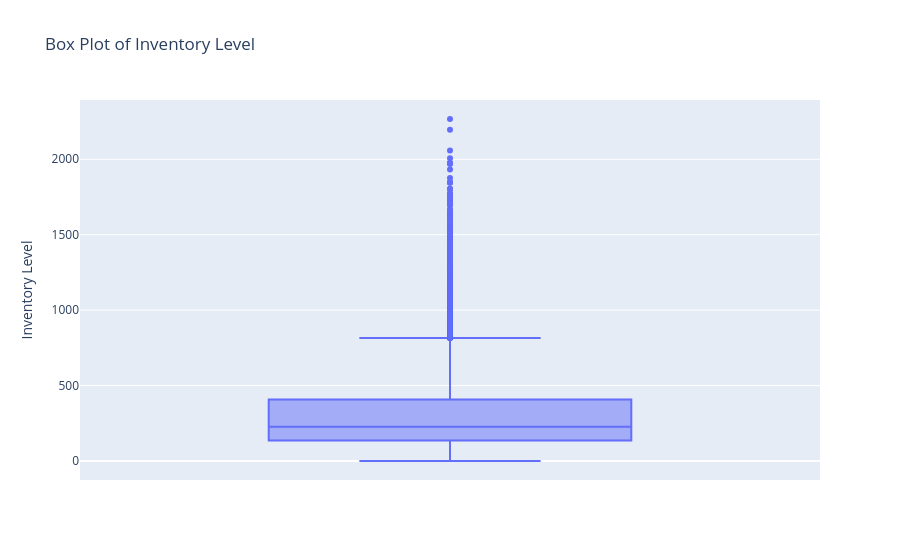
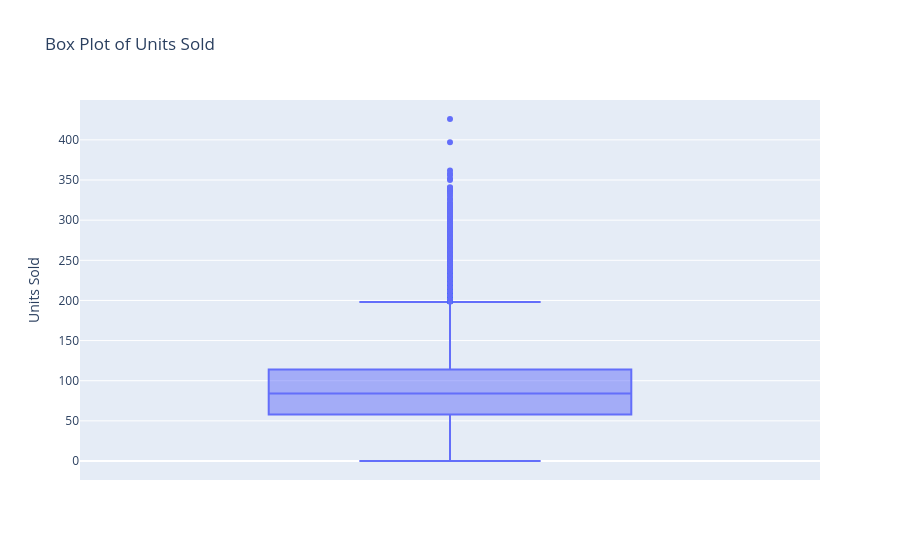
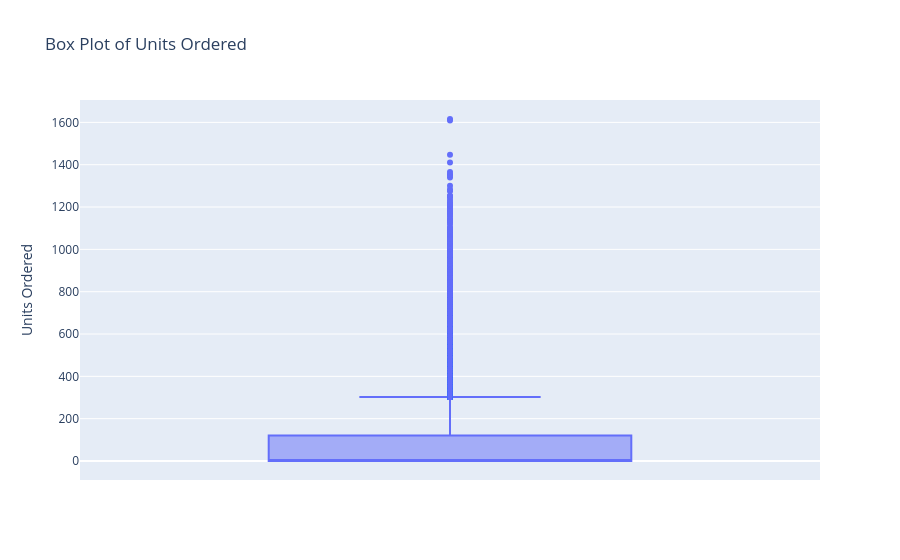
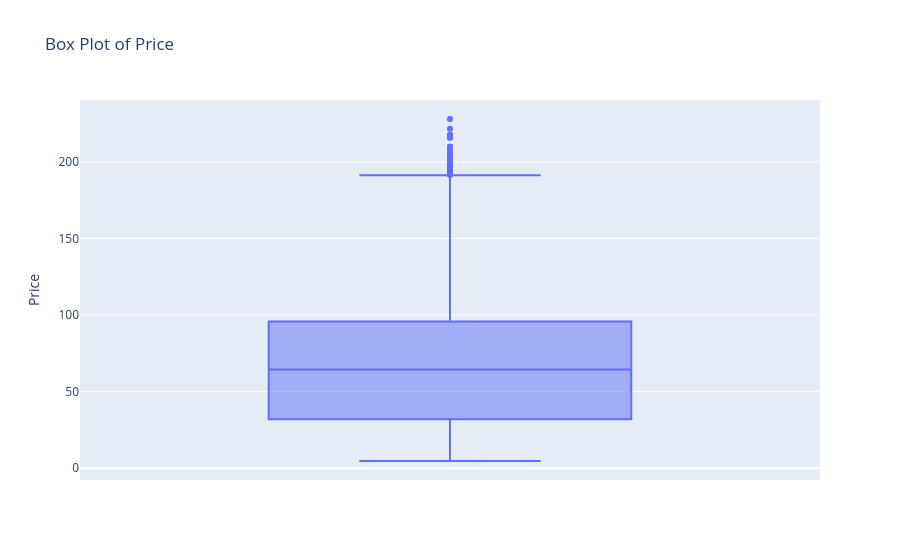

The code cell stored with these charts, in order, in its notebook:
### Markdown cell above
##### Numerical Outliers

### Code cell
# Plotting box plots to identify potential outliers in the numerical columns.

for col in numerical_columns:

    fig = px.box(
        df,
        y=col,
        title=f'Box Plot of {col}'
    )

    fig.show()

### Figure 1 — Plotly figure (JSON) as saved in the notebook; plotly's stock layout.template omitted (floating-point values rounded to 4 significant figures; data arrays with more than 128 entries replaced by an {"elided": "..."} marker saying what was removed)
{"data": [{"alignmentgroup": "True", "hovertemplate": "Inventory Level=%{y}<extra></extra>", "legendgroup": "", "marker": {"color": "#636efa"}, "name": "", "notched": false, "offsetgroup": "", "orientation": "v", "showlegend": false, "type": "box", "x0": " ", "xaxis": "x", "y": {"elided": "76000 int values"}, "y0": " ", "yaxis": "y"}], "layout": {"boxmode": "group", "legend": {"tracegroupgap": 0}, "title": {"text": "Box Plot of Inventory Level"}, "xaxis": {"anchor": "y", "domain": [0, 1]}, "yaxis": {"anchor": "x", "domain": [0, 1], "title": {"text": "Inventory Level"}}}}

### Figure 2 — Plotly figure (JSON) as saved in the notebook; plotly's stock layout.template omitted (floating-point values rounded to 4 significant figures; data arrays with more than 128 entries replaced by an {"elided": "..."} marker saying what was removed)
{"data": [{"alignmentgroup": "True", "hovertemplate": "Units Sold=%{y}<extra></extra>", "legendgroup": "", "marker": {"color": "#636efa"}, "name": "", "notched": false, "offsetgroup": "", "orientation": "v", "showlegend": false, "type": "box", "x0": " ", "xaxis": "x", "y": {"elided": "76000 int values"}, "y0": " ", "yaxis": "y"}], "layout": {"boxmode": "group", "legend": {"tracegroupgap": 0}, "title": {"text": "Box Plot of Units Sold"}, "xaxis": {"anchor": "y", "domain": [0, 1]}, "yaxis": {"anchor": "x", "domain": [0, 1], "title": {"text": "Units Sold"}}}}

### Figure 3 — Plotly figure (JSON) as saved in the notebook; plotly's stock layout.template omitted (floating-point values rounded to 4 significant figures; data arrays with more than 128 entries replaced by an {"elided": "..."} marker saying what was removed)
{"data": [{"alignmentgroup": "True", "hovertemplate": "Units Ordered=%{y}<extra></extra>", "legendgroup": "", "marker": {"color": "#636efa"}, "name": "", "notched": false, "offsetgroup": "", "orientation": "v", "showlegend": false, "type": "box", "x0": " ", "xaxis": "x", "y": {"elided": "76000 int values"}, "y0": " ", "yaxis": "y"}], "layout": {"boxmode": "group", "legend": {"tracegroupgap": 0}, "title": {"text": "Box Plot of Units Ordered"}, "xaxis": {"anchor": "y", "domain": [0, 1]}, "yaxis": {"anchor": "x", "domain": [0, 1], "title": {"text": "Units Ordered"}}}}

### Figure 4 — Plotly figure (JSON) as saved in the notebook; plotly's stock layout.template omitted (floating-point values rounded to 4 significant figures; data arrays with more than 128 entries replaced by an {"elided": "..."} marker saying what was removed)
{"data": [{"alignmentgroup": "True", "hovertemplate": "Price=%{y}<extra></extra>", "legendgroup": "", "marker": {"color": "#636efa"}, "name": "", "notched": false, "offsetgroup": "", "orientation": "v", "showlegend": false, "type": "box", "x0": " ", "xaxis": "x", "y": {"elided": "76000 float values"}, "y0": " ", "yaxis": "y"}], "layout": {"boxmode": "group", "legend": {"tracegroupgap": 0}, "title": {"text": "Box Plot of Price"}, "xaxis": {"anchor": "y", "domain": [0, 1]}, "yaxis": {"anchor": "x", "domain": [0, 1], "title": {"text": "Price"}}}}
